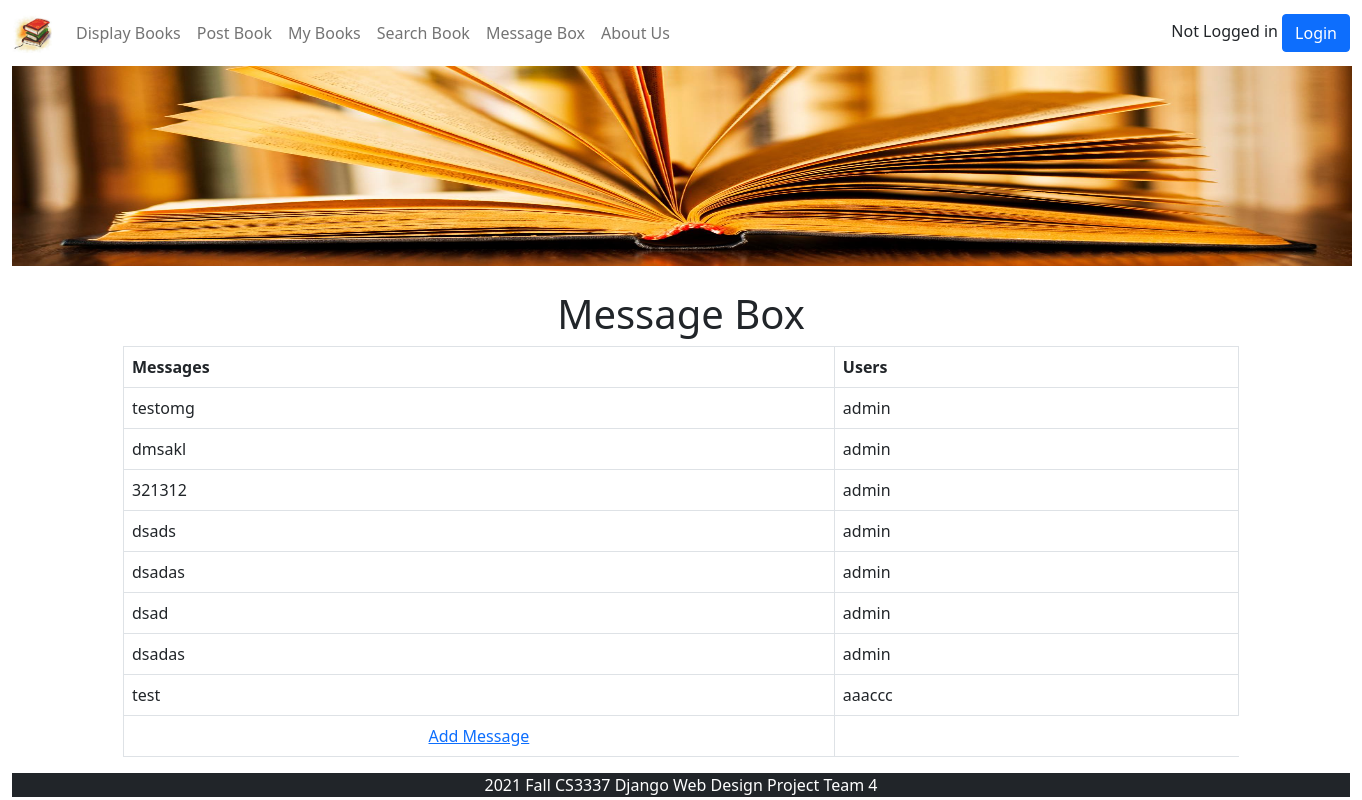
Before: /messagebox with the older database file.
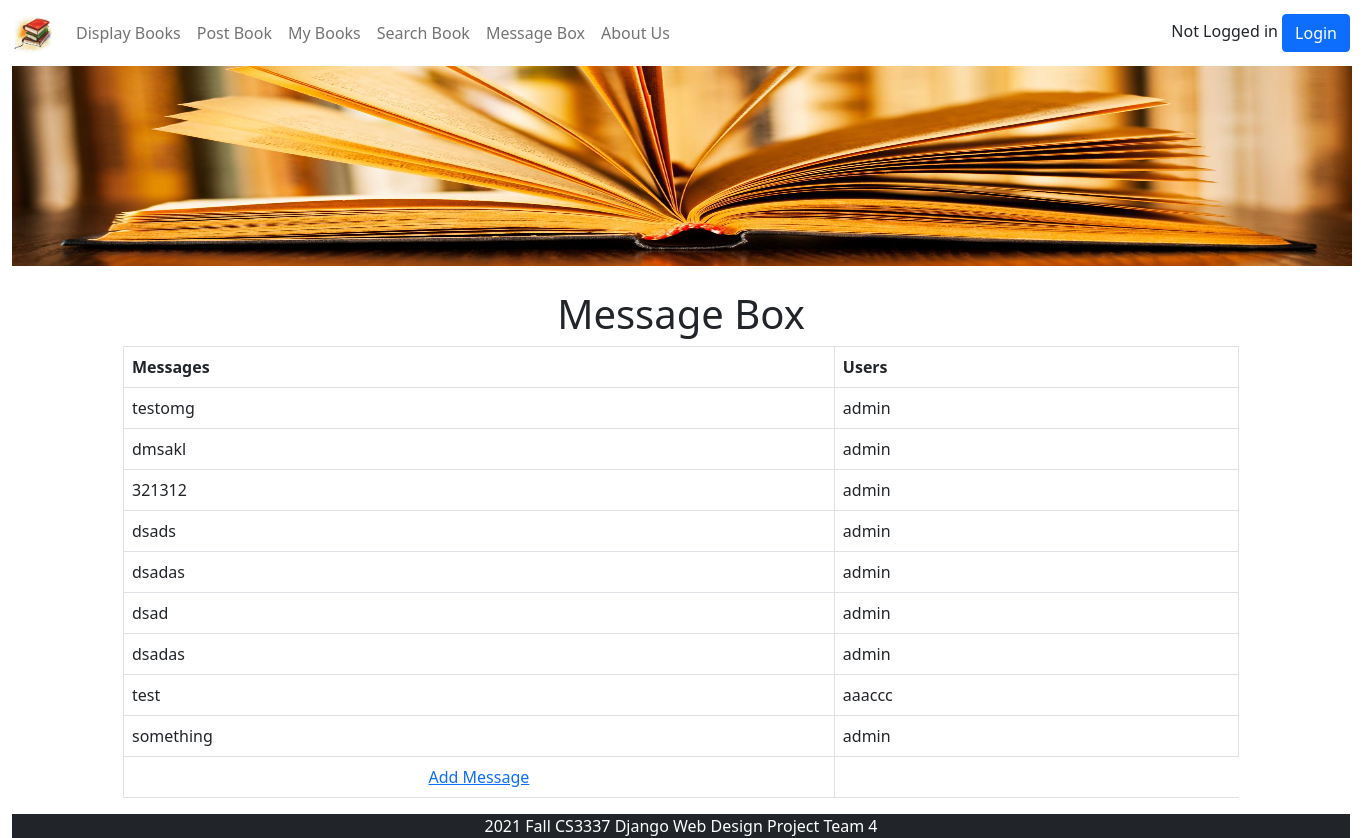
After: the same page with the newer database file.
### bookMng/models.py (models this page shows, shortened)
class Messages(models.Model):
    message = models.CharField(max_length=200)
    username = models.ForeignKey(User, blank=True, null=True, on_delete=models.CASCADE)

### bookMng/views.py (the view)
# urls.py: path('messagebox', views.messagebox, name='messagebox'),
def messagebox(request):
    messages = Messages.objects.all()
    books = Book.objects.all()
    return render(request,
                  'bookMng/messagebox.html',
                  {
                      'item_list': MainMenu.objects.all(),
                      'messages': messages,
                      'books': books,
                  })

### bookEx/templates/bookMng/messagebox.html (shortened to what this page needs)
{% extends "base.html" %}
{% load static %}
{% block content %}
<h1 align="center"> Message Box </h1>
  <table class="table table-bordered">
          <thead>
        <tr>
            <th scope="col">Messages</th>
            <th scope="col">Users</th>
        </tr>
    </thead>
      {% for message in messages %}
        <tr>
            <td>{{ message.message }} </td>
            <td>{{ message.username }} </td>
        </tr>
            {% endfor %}
        <tr>
            <td align="center">
                <a href="book_message">Add Message</a>
            </td>
        </tr>
  </table>
{% endblock content %}

### bookEx/templates/base.html (shortened to what this page needs)
{% load static %}
<!DOCTYPE html>
<html lang="en">
<head>
    <link href="{% static 'main.css' %}" rel="stylesheet" type="text/css">
    <link href="https://cdn.jsdelivr.net/npm/bootstrap@5.0.2/dist/css/bootstrap.min.css" rel="stylesheet">
</head>
<body class="container-fluid">
    <nav class="navbar navbar-expand-sm navbar-light">
        <a class="navbar-brand" href="/">
            <img src="{% static 'logo.jfif' %}" width="40" height ="40" alt=""/>
        </a>
        <div class="collapse navbar-collapse">
            <ul class="navbar-nav mr-auto">
                    <li class="nav-item">
                        <a class="nav-link" href="\displaybooks">Display Books</a>
                    </li>
                    <li class="nav-item">
                        <a class="nav-link" href="\postbook">Post Book</a>
                    </li>
                    <li class="nav-item">
                        <a class="nav-link" href="\mybooks">My Books</a>
                    </li>
                    <li class="nav-item">
                        <a class="nav-link" href="\search">Search Book</a>
                    </li>
                    <li class="nav-item">
                        <a class="nav-link" href="\messagebox">Message Box</a>
                    </li>
                    <li class="nav-item">
                        <a class="nav-link" href="\aboutus">About Us</a>
                    </li>
                </ul>
        </div>
        <div class="container-sm-2" align="right">
            {% if user.is_authenticated %}
            {{ user.username }}
                    <a class="btn btn-primary" href="{% url 'logout' %}?next=/" role="button">Logout</a>
                {% else %}
                    Not Logged in
                    <a class="btn btn-primary" href="{% url 'login' %}?next=/" role="button">Login</a>
            {% endif %}
        </div>
    </nav>
    <div class="col-md-12 col-lg-12" >
        <div class="px-0" align="center">
            <img src="{% static 'topbanner.jpg' %}" width="1340" height="200" alt=""/>
        </div>
    </div>
    <br>
    <div class="container" align="center">
        {% block content %}{% endblock content %}
    </div>
    <div id="footer" class="col-12 mt-3 text-white bg-dark" align="center">
        2021 Fall CS3337 Django Web Design Project Team 4
    </div>
</body>
</html>

Changed rows visible on the page:
added Messages: message "something", username "admin"
